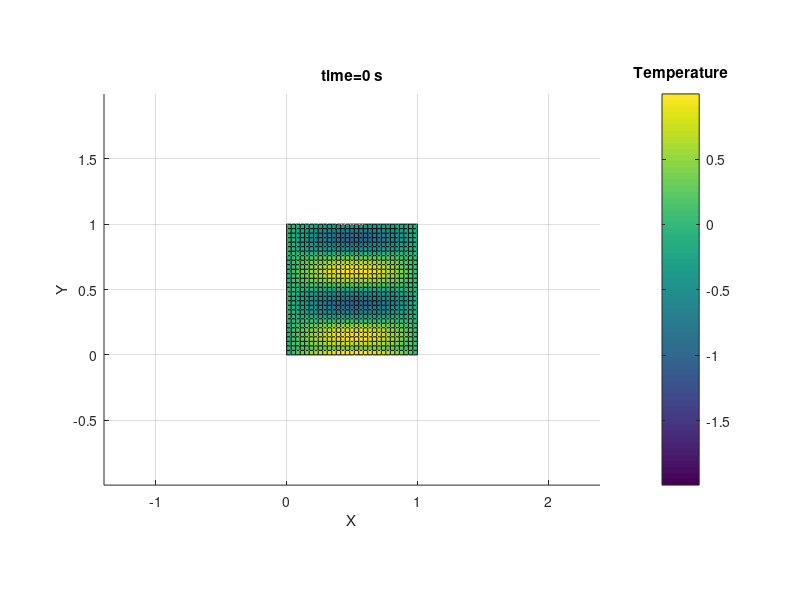
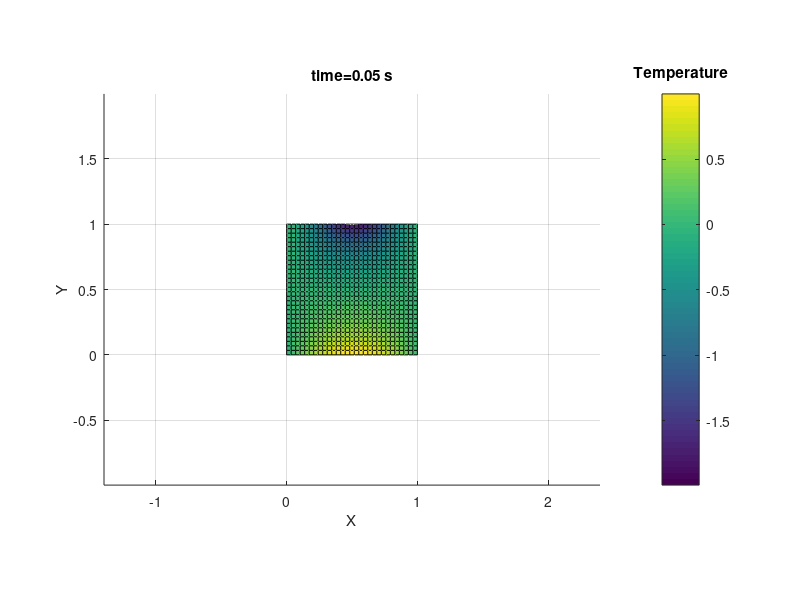
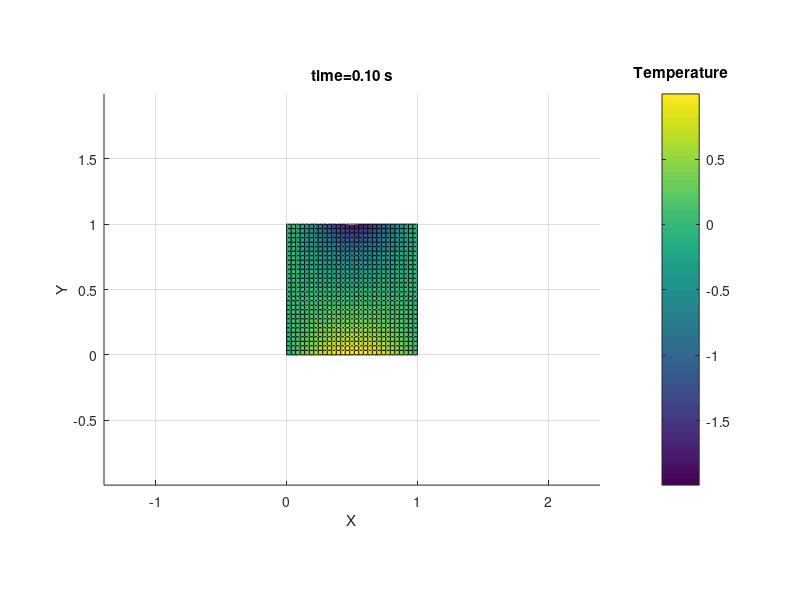
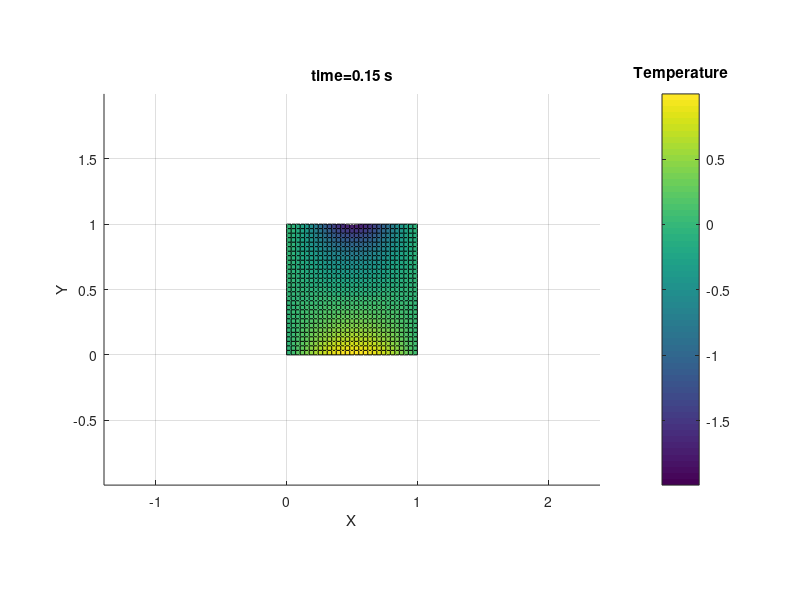

Recreate these plots in MATLAB, in order.
% -------------------------------------------------------------------------
% This script calculates heat diffusion on a square domain using Dirichlet Boundary Conditions.
% -------------------------------------------------------------------------

clear all; clc; close all;

% Parameter definitions ---------------------------------------------------
N = 30; % numbers of nodes along both x and y directions
L = 1; % Length of square domain
alpha = 1;  % thermal diffusivity
dt = 0.0002; % time step
dx = L/N; % grid spacing in x direction
dy = dx; % grid spacing in y direction (same as x direction)
finalTime = 0.15; % final time given in the problem
M = int16(finalTime/dt); % number of time steps required

% Initialization ----------------------------------------------------------
% Solution Grid
x=linspace(0,L,N);
y=linspace(0,L,N);
[X,Y]=meshgrid(x,y);
T = ones([size(X) M]); % all time steps are stored for demo purposes

% Initial Conditions (*@\label{code:q3_dirichlet_ic_start}@*)
T(:,:,1) = sin(pi*X).*sin(4*pi*Y); % at (x,y,t=0)

% Dirichlet boundary conditions (these could also be applied in the loop)
T(1:end,1,:) = 0;                             % at (x=0,y,t)
T(1,:,:) = repmat(sin(pi.*x)',1,1,M);         % at (x,y=0,t)
T(end,:,:) = repmat((cos(2*pi.*x)-1)',1,1,M); % at (x,y=1,t)
T(:,end,:) = 0;                               % at (x=1,y,t)  % (*@\label{code:q3_dirichlet_ic_end}@*)

% PDE Solution ------------------------------------------------------------  (*@\label{code:q3_dirichlet_solving_start}@*)
% Space: second order derivatives
% Time: explicit time marching, i.e, k+1 values are determined by k values
for k=1:M-1  % time step up to specified final time
    for i=2:length(y)-1 % x node step
        for j=2:length(x)-1 % y node step
            % Solving for temperature at next time step
            T(i,j,k+1) = ((((T(i,j+1,k)-2*T(i,j,k)+T(i,j-1,k))/dx^2)....
            +((T(i+1,j,k)-2*T(i,j,k)+T(i-1,j,k))/dy^2))*dt)+T(i,j,k);
        end        
    end  
end %(*@\label{code:q3_dirichlet_solving_end}@*)

% Visualization -----------------------------------------------------------
% Temperature distribution at t = 0
figure()
surf(x,y,T(:,:,1))
view(2)
axis('equal')
title('time=0 s')
h = colorbar();
title(h,'Temperature')
xlabel('X')
ylabel('Y')

% Temperature distribution at t = 0.05
figure()
surf(x,y,T(:,:,250))
view(2)
axis('equal')
title('time=0.05 s')
h = colorbar();
title(h,'Temperature')
xlabel('X')
ylabel('Y')


% Temperature distribution at t = 0.1
figure()
surf(x,y,T(:,:,500))
view(2)
axis('equal')
title('time=0.10 s')
h = colorbar();
title(h,'Temperature')
xlabel('X')
ylabel('Y')

% Temperature distribution at t = 0.15
figure()
surf(x,y,T(:,:,M))
view(2)
axis('equal')
title('time=0.15 s')
h = colorbar();
title(h,'Temperature')
xlabel('X')
ylabel('Y')
